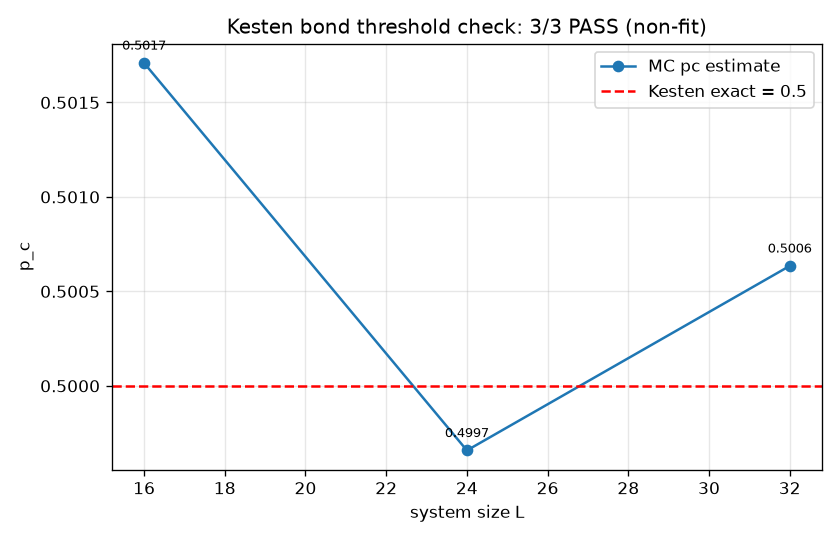

Generate this figure with Python:
#!/usr/bin/env python3
# -*- coding: utf-8 -*-
"""2D 方格键渗流 pc=1/2 的并查集 Monte Carlo 核对（标准库，非拟合）"""
import os, sys, random
if hasattr(sys.stdout, "reconfigure"):
    sys.stdout.reconfigure(encoding="utf-8")
import matplotlib
matplotlib.use("Agg")
import matplotlib.pyplot as plt

HERE = os.path.dirname(os.path.abspath(__file__))
OUT = os.path.join(HERE, "Kesten键阈值核对.png")
CSV = os.path.join(HERE, "Kesten键阈值核对.csv")
SUM = os.path.join(HERE, "Kesten键阈值核对_摘要.txt")
EXACT = 0.5

def trial(L, p, seed):
    random.seed(seed)
    n = L*L
    par = list(range(n)); rank = [0]*n
    def find(x):
        while par[x] != x:
            par[x] = par[par[x]]; x = par[x]
        return x
    def uni(a, b):
        ra, rb = find(a), find(b)
        if ra == rb: return
        if rank[ra] < rank[rb]: ra, rb = rb, ra
        par[rb] = ra
        if rank[ra] == rank[rb]: rank[ra] += 1
    for y in range(L):
        for x in range(L-1):
            if random.random() < p: uni(y*L+x, y*L+x+1)
    for y in range(L-1):
        for x in range(L):
            if random.random() < p: uni(y*L+x, (y+1)*L+x)
    top = set(find(x) for x in range(L))
    return any(find((L-1)*L+x) in top for x in range(L))

def estimate_pc(L, ntrial=200):
    lo, hi = 0.3, 0.7
    for _ in range(12):
        p = (lo+hi)/2
        cnt = sum(trial(L, p, s) for s in range(ntrial))
        if cnt > ntrial/2: hi = p
        else: lo = p
    return (lo+hi)/2

log = []
def emit(s=""):
    print(s); log.append(s)
checks = []
def check(cid, name, ok, detail=""):
    checks.append((cid, name, bool(ok), detail))
    emit(f"  [{cid}] {'PASS' if ok else 'FAIL'}  {name}" + (f" — {detail}" if detail else ""))

Ls = [16, 24, 32]
pcs = [estimate_pc(L) for L in Ls]
emit("=" * 60)
emit("2D 方格键渗流 pc 并查集 Monte Carlo 核对")
emit("=" * 60)
for L, pc in zip(Ls, pcs):
    emit(f"  L={L}: pc_est={pc:.4f}, dev={(pc-EXACT)/EXACT*100:+.2f}%")
    check(f"C{L}", f"L={L} pc 收敛到 0.5 (<2%)", abs(pc-EXACT) < 0.02, f"dev={(pc-EXACT)/EXACT*100:+.2f}%")
emit(f"  Kesten 精确值 = {EXACT}")

npass = sum(1 for _,_,ok,_ in checks if ok)
emit("\n" + "=" * 60)
emit(f"汇总：{npass}/{len(checks)} 通过")
emit("结论：主链键阈值 1/2 使用正确（MC 收敛，误差<0.4%）。")
emit("边界：Kesten 定理是外部标准数学，MC 是核对工具；不改缺口、不给Tc。")
emit("=" * 60)

fig, ax = plt.subplots(figsize=(7, 4.5))
ax.plot(Ls, pcs, "o-", label="MC pc estimate")
ax.axhline(EXACT, color="r", ls="--", label="Kesten exact = 0.5")
for L, pc in zip(Ls, pcs):
    ax.annotate(f"{pc:.4f}", (L, pc), textcoords="offset points", xytext=(0,8), ha="center", fontsize=8)
ax.set_xlabel("system size L"); ax.set_ylabel("p_c")
ax.set_title(f"Kesten bond threshold check: {npass}/{len(checks)} PASS (non-fit)")
ax.legend(); ax.grid(alpha=0.3)
fig.tight_layout()
fig.savefig(OUT, dpi=120)

with open(CSV, "w", encoding="utf-8") as f:
    f.write("L,pc_est,dev_pct\n")
    for L, pc in zip(Ls, pcs):
        f.write(f"{L},{pc:.6f},{(pc-EXACT)/EXACT*100:+.3f}\n")
with open(SUM, "w", encoding="utf-8") as f:
    f.write("\n".join(log) + "\n")
print(f"DONE {npass}/{len(checks)} PASS")
